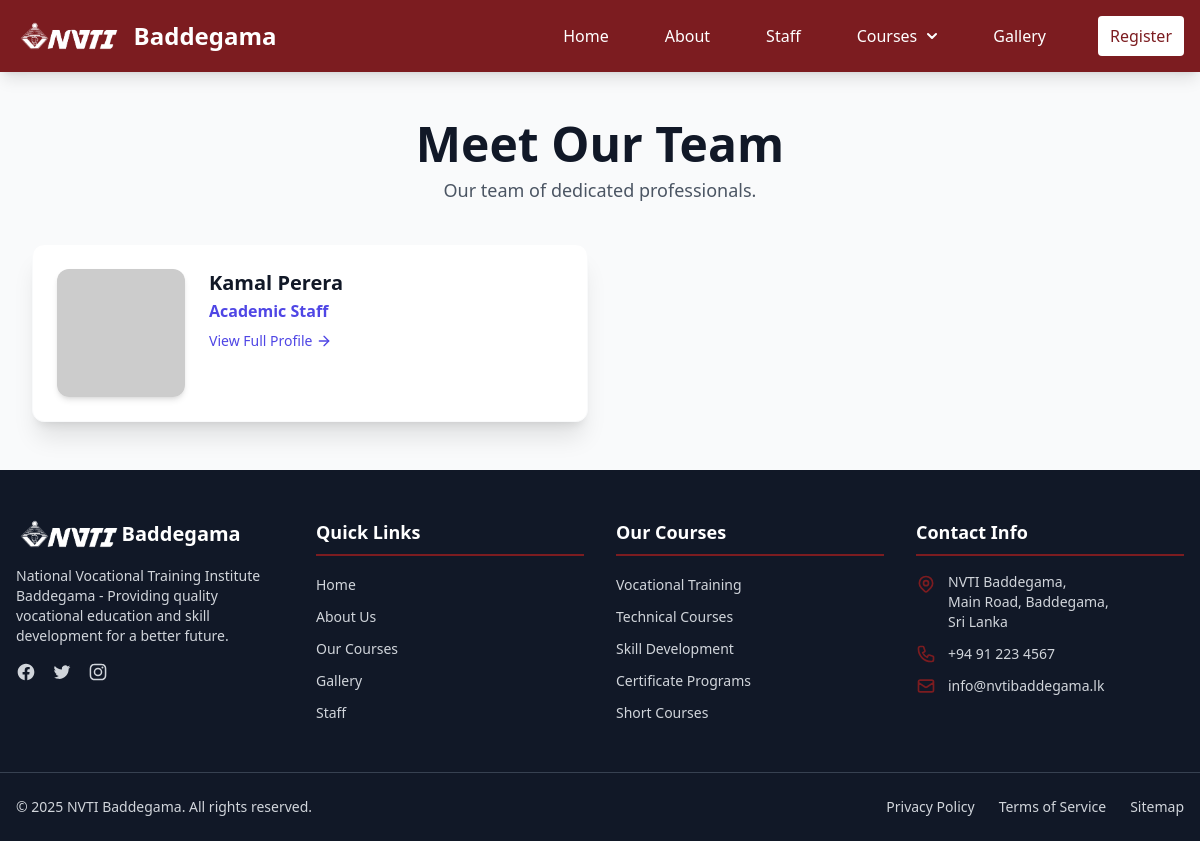
Page /pages/staff.php on the earlier database version.
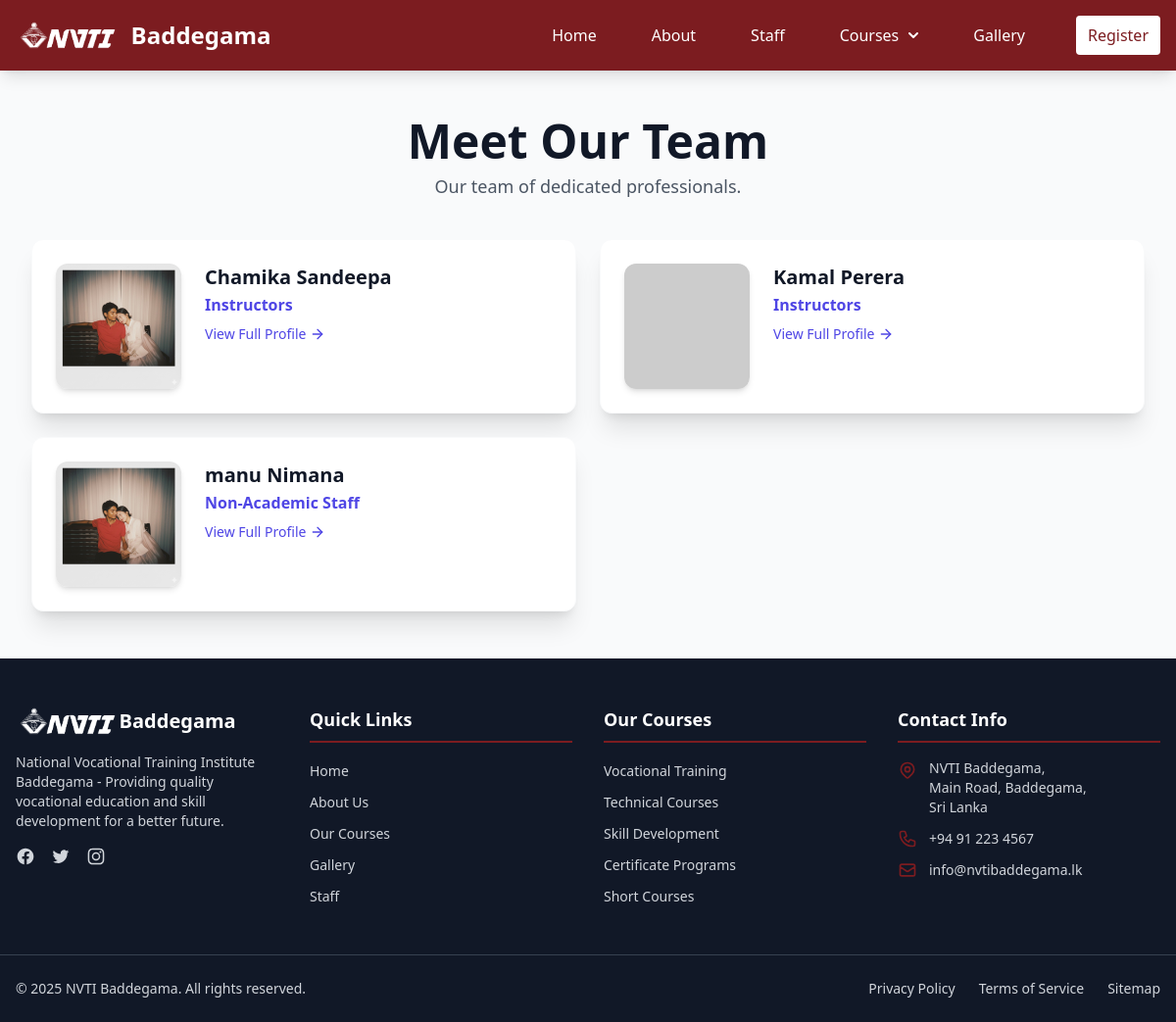
Same page on the later database version.
### tables this page shows
CREATE TABLE `staff` (
  `id` int(11) NOT NULL,
  `staff_id` varchar(20) NOT NULL,
  `service_id` varchar(20) NOT NULL,
  `first_name` varchar(50) NOT NULL,
  `last_name` varchar(50) NOT NULL,
  `nic` varchar(15) NOT NULL,
  `gender` varchar(10) NOT NULL,
  `password` varchar(255) NOT NULL,
  `position` varchar(100) NOT NULL,
  `course_no` varchar(20) DEFAULT NULL,
  `profile_photo` varchar(255) DEFAULT NULL,
  `status` enum('active','inactive') NOT NULL DEFAULT 'active'
);

### pages/staff.php (the view, shortened to what this page needs)
<?php
include_once('../include/header.php');
include_once('../include/connection.php');
$query = "SELECT * FROM staff
          WHERE status = 'active'
          ORDER BY
            CASE
              WHEN position = 'Instructors' THEN 2
              WHEN position = 'Non-Academic Staff' THEN 3
              ELSE 1  -- This puts all 'Special Characters' (like Assistant Director) first
            END ASC,
            first_name ASC";
$result = $con->query($query);
?>
<body class="min-h-screen bg-gray-50" onload="lucide.createIcons()">
    <div class="max-w-7xl mx-auto px-4 sm:px-6 lg:px-8 py-12">
        <header class="text-center mb-10">
            <h1 class="text-5xl font-extrabold text-gray-900 mb-2">
                Meet Our Team
            </h1>
            <p class="text-lg text-gray-600">Our team of dedicated professionals.</p>
        </header>
        <div class="grid grid-cols-1 md:grid-cols-2 gap-6">
            <?php
            if ($result && $result->num_rows > 0) {
                while ($staff = $result->fetch_assoc()) {
                    $photo_url = "https://placehold.co/150x150/5DADE2/ffffff?text=" . substr($staff['first_name'], 0, 1);
                    if (!empty($staff['profile_photo']) && file_exists('../uploads/profile_photos/' . $staff['profile_photo'])) {
                        $photo_url = '../uploads/profile_photos/' . $staff['profile_photo'];
                    }
                    $full_name = htmlspecialchars($staff['first_name'] . ' ' . $staff['last_name']);
            ?>
            <div class="bg-white shadow-xl rounded-xl p-6 flex space-x-6 items-start transform transition duration-300 hover:scale-[1.01] hover:shadow-2xl border border-gray-50">
                <img
                    src="<?php echo $photo_url; ?>"
                    alt="<?php echo $full_name; ?>"
                    class="w-32 h-32 rounded-xl object-cover shadow-md flex-shrink-0"
                >
                <div class="flex flex-col flex-grow">
                    <h2 class="text-xl font-bold text-gray-900 mb-0.5"><?php echo $full_name; ?></h2>
                    <p class="text-md text-indigo-600 font-semibold mb-2"><?php echo htmlspecialchars($staff['position']); ?></p>
                    <span class="inline-flex items-center text-sm font-medium text-indigo-600 hover:text-indigo-800 transition duration-150 mt-auto">
                        View Full Profile
                        <i data-lucide="arrow-right" class="w-4 h-4 ml-1"></i>
                    </span>
                </div>
            </div>
            <?php
                }
            } else {
                echo '<p class="col-span-1 md:col-span-2 text-center text-gray-600 text-lg">No staff members found at this time.</p>';
            }
            ?>
        </div>
        </div>
<?php include_once('../include/footer.php'); ?>

### include/header.php (shortened to what this page needs)
<!DOCTYPE html>
<html lang="en">
<head>
    <script src="https://cdn.tailwindcss.com"></script>
    <link href="https://cdnjs.cloudflare.com/ajax/libs/flowbite/2.2.1/flowbite.min.css" rel="stylesheet" />
    <link rel="stylesheet" href="../css/style.css">
</head>
<body>
    <nav class="nav-bg border-gray-200 sticky top-0 z-50 shadow-lg">
        <div class="max-w-screen-xl width-full flex flex-wrap items-center justify-between mx-auto p-4">
            <a href="../pages/index.php" class="flex items-center space-x-3 rtl:space-x-reverse">
                <img src="../images/logo/NVTI_logo.png" class="h-8" alt="NVTI Baddegama Logo" />
                <span
                    class="self-center text-2xl font-semibold whitespace-nowrap text-white">Baddegama</span>
                </a>
            <div class="hidden w-full md:block md:w-auto" id="navbar-dropdown">
                <ul
                    class="flex flex-col font-medium p-4 md:p-0 mt-4 md:flex-row md:space-x-8 rtl:space-x-reverse md:mt-0 md:border-0">
                    <li>
                        <a href="../pages/index.php"
                            class="block py-2 px-3 text-white rounded nav-hover-border nav-link-with-border md:p-0 transition duration-300">Home</a>
                        </li>
                    <li>
                        <a href="../pages/about.php"
                            class="block py-2 px-3 text-white rounded nav-hover-border nav-link-with-border md:p-0 transition duration-300">About</a>
                        </li>
                    <li>
                        <a href="../pages/staff.php"
                            class="block py-2 px-3 text-white rounded nav-hover-border nav-link-with-border md:p-0 transition duration-300">Staff</a>
                        </li>
                    <li>
                        <button id="dropdownNavbarLink" data-dropdown-toggle="dropdownNavbar"
                            class="flex items-center justify-between w-full py-2 px-3 text-white rounded nav-hover-border nav-link-with-border md:p-0 md:w-auto transition duration-300">
                            Courses
                            <svg class="w-2.5 h-2.5 ms-2.5" aria-hidden="true"
                                xmlns="http://www.w3.org/2000/svg" fill="none" viewBox="0 0 10 6">
                                <path stroke="currentColor" stroke-linecap="round" stroke-linejoin="round"
                                    stroke-width="2" d="m1 1 4 4 4-4" />
                            </svg>
                            </button>
                        </li>
                    <li>
                        <a href="../pages/gallery.php"
                            class="block py-2 px-3 text-white rounded nav-hover-border nav-link-with-border md:p-0 transition duration-300">Gallery</a>
                        </li>
                    <li>
                        <a href="../pages/register.php"
                            class="block py-2 px-3 rounded bg-white text-primary nav-hover-border nav-link-with-border md:border-0 md:p-0 transition duration-300 md:ml-2 register-cta">
                            Register
                            </a>
                        </li>
                    </ul>
                </div>
            </div>
        </nav>

### include/footer.php (shortened to what this page needs)
</body>
</html>
<footer class="bg-gray-900 text-white">
    <div class="max-w-screen-xl mx-auto px-4 py-12">
        <div class="grid grid-cols-1 md:grid-cols-2 lg:grid-cols-4 gap-8">
            <div class="lg:col-span-1">
                <div class="flex items-center mb-4">
                    <img src="../images/logo/NVTI_logo.png" class="h-8" alt="NVTI Baddegama Logo" />
                    <span class="text-xl font-bold text-white">Baddegama</span>
                </div>
                <p class="text-gray-300 mb-4 text-sm">
                    National Vocational Training Institute Baddegama - Providing quality vocational education and skill
                    development for a better future.
                </p>
                <div class="flex space-x-4">
                    <a href="#" class="text-gray-300 hover:text-white transition duration-300">
                    </a>
                    <a href="#" class="text-gray-300 hover:text-white transition duration-300">
                    </a>
                    <a href="#" class="text-gray-300 hover:text-white transition duration-300">
                    </a>
                </div>
            </div>
            <div>
                <h3 class="text-lg font-semibold mb-4 text-white border-b-2 border-primary pb-2">Quick Links</h3>
                <ul class="space-y-2">
                    <li><a href="../pages/index.php"
                            class="text-gray-300 hover:text-white transition duration-300 text-sm">Home</a></li>
                    <li><a href="../pages/about.php"
                            class="text-gray-300 hover:text-white transition duration-300 text-sm">About Us</a></li>
                    <li><a href="../pages/courses.php"
                            class="text-gray-300 hover:text-white transition duration-300 text-sm">Our Courses</a></li>
                    <li><a href="../pages/gallery.php"
                            class="text-gray-300 hover:text-white transition duration-300 text-sm">Gallery</a></li>
                    <li><a href="../pages/contact.php"
                            class="text-gray-300 hover:text-white transition duration-300 text-sm">Staff</a></li>
                </ul>
            </div>
            <div>
                <h3 class="text-lg font-semibold mb-4 text-white border-b-2 border-primary pb-2">Our Courses</h3>
                <ul class="space-y-2">
                    <li><a href="#" class="text-gray-300 hover:text-white transition duration-300 text-sm">Vocational
                            Training</a></li>
                    <li><a href="#" class="text-gray-300 hover:text-white transition duration-300 text-sm">Technical
                            Courses</a></li>
                    <li><a href="#" class="text-gray-300 hover:text-white transition duration-300 text-sm">Skill
                            Development</a></li>
                    <li><a href="#" class="text-gray-300 hover:text-white transition duration-300 text-sm">Certificate
                            Programs</a></li>
                    <li><a href="#" class="text-gray-300 hover:text-white transition duration-300 text-sm">Short
                            Courses</a></li>
                </ul>
            </div>
            <div>
                <h3 class="text-lg font-semibold mb-4 text-white border-b-2 border-primary pb-2">Contact Info</h3>
                <div class="space-y-3">
                    <div class="flex items-start">
                        <span class="text-gray-300 text-sm">NVTI Baddegama,<br>Main Road, Baddegama,<br>Sri Lanka</span>
                    </div>
                    <div class="flex items-center">
                        <span class="text-gray-300 text-sm">+94 91 223 4567</span>
                    </div>
                    <div class="flex items-center">
                        <svg class="w-5 h-5 text-primary mr-3 flex-shrink-0" fill="none" stroke="currentColor"
                            viewBox="0 0 24 24">
                            <path stroke-linecap="round" stroke-linejoin="round" stroke-width="2"
                                d="M3 8l7.89 5.26a2 2 0 002.22 0L21 8M5 19h14a2 2 0 002-2V7a2 2 0 00-2-2H5a2 2 0 00-2 2v10a2 2 0 002 2z" />
                        </svg>
                        <span class="text-gray-300 text-sm">info@nvtibaddegama.lk</span>
                    </div>
                </div>
            </div>
        </div>
    </div>
    <div class="border-t border-gray-700">
        <div class="max-w-screen-xl mx-auto px-4 py-6">
            <div class="flex flex-col md:flex-row justify-between items-center">
                <div class="text-gray-300 text-sm mb-4 md:mb-0">
                    &copy; 2025 NVTI Baddegama. All rights reserved.
                </div>
                <div class="flex space-x-6">
                    <a href="#" class="text-gray-300 hover:text-white text-sm transition duration-300">Privacy
                        Policy</a>
                    <a href="#" class="text-gray-300 hover:text-white text-sm transition duration-300">Terms of
                        Service</a>
                    <a href="#" class="text-gray-300 hover:text-white text-sm transition duration-300">Sitemap</a>
                </div>
            </div>
        </div>
    </div>
</footer>
</body>
</html>

### css/style.css (style rules this page uses)
.nav-bg { background-color: #7c1c20; }
.nav-hover-border { padding: 8px 12px; border: 2px solid transparent; transition: border-color 0.3s ease, color 0.3s ease, background-color 0.3s ease; }
@media (min-width: 768px) { .nav-hover-border.md\:p-0 { padding: 6px 10px; border: 2px solid transparent; } }
.text-primary { color: #7c1c20; }
.border-primary { border-color: #7c1c20; }

Differences in the rows shown:
added staff: profile_photo (picture), full_name "Chamika Sandeepa", position "Instructors"
changed staff "Kamal Perera": position "Academic Staff" → "Instructors"
added staff: profile_photo (picture), full_name "manu Nimana", position "Non-Academic Staff"
